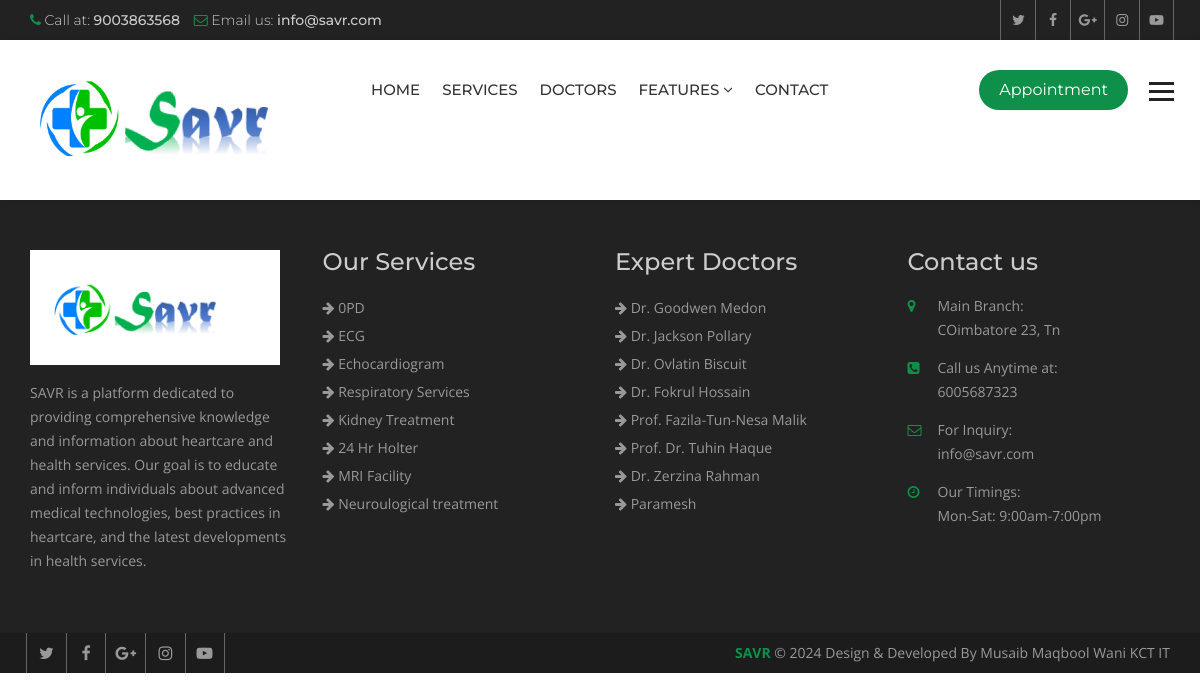
The page /faqs/ on the database its author committed.
### hospital/models.py (models this page shows, shortened)
class Service(models.Model):
    title = models.CharField(max_length=120)
    description = models.TextField()
    items = models.ManyToManyField(to='Item',)
    thumbnail = models.ImageField(upload_to='services/')
    cover = models.ImageField(upload_to='services/')
    image1 = models.ImageField(upload_to='services/', blank=True, null=True)
    image2 = models.ImageField(upload_to='services/', blank=True, null=True)

class Doctor(models.Model):
    name = models.CharField(max_length=120)
    speciality = models.CharField(max_length=120)
    picture = models.ImageField(upload_to="doctors/")
    details = models.TextField()
    experience = models.TextField()
    expertize = models.ManyToManyField(to='Expertize', related_name='doctors')
    twitter = models.CharField(max_length=120, blank=True, null=True)
    facebook = models.CharField(max_length=120, blank=True, null=True)
    instagram = models.CharField(max_length=120, blank=True, null=True)

### hospital/views.py (the view)
# urls.py: path('faqs/', views.FaqListView.as_view(), name="faqs"),
class FaqListView(ListView):
    template_name = 'hospital/faqs.html'
    queryset = Faq.objects.all()

### hospital/context_processors.py (called while the page is built)
def footer_content(request):
    services = Service.objects.all()
    doctors = Doctor.objects.all()
    context = {
        'services': services,
        'doctors': doctors
    }
    return context

### templates/hospital/faqs.html (shortened to what this page needs)
{% extends 'base.html' %}

### templates/partials/_footer.html
{% load static %}
<footer class="footer">
  <div class="footer-widgets">
    <div class="container">
      <div class="row">
        <div class="col-md-3 col-sm-6">
          <div class="widget"> <img class="ft-logo" src="{% static 'heartcare/images/footlogo.png' %}" alt="logo" height="100" width="250">
            <p>
              SAVR  is a platform dedicated to providing comprehensive knowledge and information about heartcare and health services. Our goal is to educate and inform individuals about advanced medical technologies, best practices in heartcare, and the latest developments in health services.
            </p>
          </div>
        </div>
        <div class="col-md-3 col-sm-6">
          <div class="widget">
            <h3>Our Services</h3>
            <ul>
              {% for service in services|slice:':8' %}
              <li><a href="{% url 'service_details' service.id %}"><i class="fa fa-arrow-right"></i>
                  {{service.title }}</a></li>
              {% endfor %}
            </ul>
          </div>
        </div>
        <div class="col-md-3 col-sm-6">
          <div class="widget">
            <h3>Expert Doctors</h3>
            <ul>
              {% for doctor in doctors|slice:':8' %}
              <li><a href="{% url 'doctor_details' doctor.id %}"><i class="fa fa-arrow-right"></i> {{ doctor.name }}</a>
              </li>
              {% endfor %}
            </ul>
          </div>
        </div>
        <div class="col-md-3 col-sm-6">
          <div class="widget">
            <h3>Contact us</h3>
            <address>
              <ul>
                <li> <span class="icon"><i class="fa fa-map-marker" aria-hidden="true"></i></span> <span
                    class="add-text"><strong>Main Branch:</strong> COimbatore 23, Tn</span> </li>
                <li> <span class="icon"><i class="fa fa-phone-square" aria-hidden="true"></i></span> <span
                    class="add-text"><strong>Call us Anytime at:</strong> 6005687323</span> </li>
                <li> <span class="icon"><i class="fa fa-envelope-o" aria-hidden="true"></i></span> <span
                    class="add-text"><strong>For Inquiry:</strong> info@savr.com</span> </li>
                <li> <span class="icon"><i class="fa fa-clock-o" aria-hidden="true"></i></span> <span
                    class="add-text"><strong>Our Timings:</strong> Mon-Sat: 9:00am-7:00pm</span> </li>
              </ul>
            </address>
          </div>
        </div>
      </div>
    </div>
  </div>
  <div class="footer-cr">
    <div class="container">
      <div class="row">
        <div class="col-md-6">
          <div class="footer-social"> <a href="#"><i class="fa fa-twitter" aria-hidden="true"></i></a> <a href="#"><i
                class="fa fa-facebook" aria-hidden="true"></i></a> <a href="#"><i class="fa fa-google-plus"
                aria-hidden="true"></i></a> <a href="#"><i class="fa fa-instagram" aria-hidden="true"></i></a> <a
              href="#"><i class="fa fa-youtube-play" aria-hidden="true"></i></a>
          </div>
        </div>
        <div class="col-md-6">
          <p><strong>SAVR</strong> © {% now 'Y' %} Design & Developed By Musaib Maqbool Wani KCT IT</p>
        </div>
      </div>
    </div>
  </div>
</footer>

### heartcare/static/heartcare/css/custom.css (style rules this page uses)
html body { font-family: 'Open Sans', sans-serif; color: #777777; font-size: 14px; }
p { line-height: 24px; }
body h1, body h2, body h3, body h4, body h5, body h6 { font-family: 'Montserrat', sans-serif; margin: 0px; }
body h3 { font-size: 24px; }
.footer { width: 100%; float: left; background: #222222; padding: 50px 0 0 0; }
.footer .widget { width: 100%; float: left; margin: 0 0 50px; }
.footer .widget ul { margin: 0px; padding: 0px; list-style: none; }
.footer .widget li { line-height: 28px; color: #999999; }
.footer .widget a { color: #999; }
.footer .widget h3 { margin: 0 0 20px; color: #cccccc; line-height: 24px; }
.ft-logo { margin-bottom: 16px; max-width: 100%; height: auto; }
.footer .widget p { line-height: 24px; color: #999999; }
.footer .widget address li { float: left; line-height: 24px; margin-bottom: 14px; width: 100%; }
.widget address .icon { width: 30px; float: left; color:#0e904b; }
.widget address .add-text { float: left; width: 80%; }
.widget address .add-text>strong { display: block; font-weight: 400; }
.footer-cr { width: 100%; float: left; clear: both; background: #1c1c1c; }
.footer-cr p { margin: 0px; line-height: 40px; color: #999999; text-align: right; }
.footer-cr p strong { color:#0e904b; }
.footer-social a { border-left: 1px solid #666666; color: #999999; display: inline-block; font-size: 16px; line-height: 40px; margin-left: -4px; text-align: center; width: 40px; }
.footer-social a:last-child { border-right: 1px solid #666666; }

### heartcare/static/heartcare/css/color.css (style rules this page uses)
.top-bar li .fa, .top-social a:hover, .view, .services-list .service h3 a:hover, .service-style-1 .service-box .ser-content h3 a:hover, .faqs .panel-default > .panel-heading h4 a, .faqs .panel-default > .panel-heading a::after, .team-text h5 a:hover, .section-title-3 strong, .post-text > h5 a:hover, .read-more:hover, .widget address .icon, .footer .widget a:hover, .footer-cr p strong, .footer-social a:hover, .post-meta li, .post-meta li:after, .post-meta li a, .header-service-area .icon, .header-service-area strong, .section-title-1 strong, .section-title-1 h2, .sectio-title-2 strong, .welcome-text .designation, .Heart-box .v-icon, .phone-icon, .services-nav .side-nav li:hover a, .services-nav .side-nav li.active a, .gallery-thumb .hover-info a, .archives li:before, .search-form button, .date-time, .right-404 strong, .prices, .review .fa, .login-social li, .login-social li a, .heart-care-services .nav-tabs>li>a { color:#0e904b; }

### rows shown on the page
Service: title "0PD"
Service: title "ECG"
Service: title "Echocardiogram"
Service: title "Respiratory Services"
Service: title "Kidney Treatment"
Service: title "24 Hr Holter"
Service: title "MRI Facility"
Service: title "Neuroulogical treatment"
Doctor: name "Dr. Goodwen Medon"
Doctor: name "Dr. Jackson Pollary"
Doctor: name "Dr. Ovlatin Biscuit"
Doctor: name "Dr. Fokrul Hossain"
Doctor: name "Prof. Fazila-Tun-Nesa Malik"
Doctor: name "Prof. Dr. Tuhin Haque"
Doctor: name "Dr. Zerzina Rahman"
Doctor: name "Paramesh"
